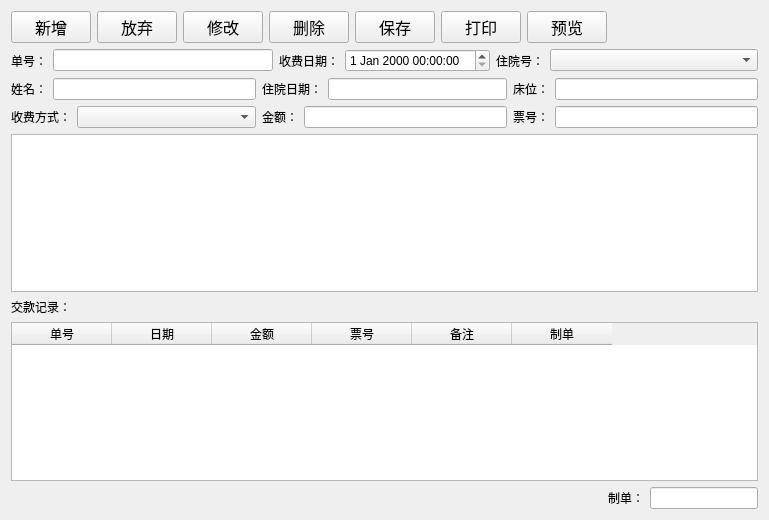
<?xml version="1.0" encoding="UTF-8"?>
<ui version="4.0">
 <class>HospitalisationPay</class>
 <widget class="QWidget" name="HospitalisationPay">
  <property name="geometry">
   <rect>
    <x>0</x>
    <y>0</y>
    <width>769</width>
    <height>520</height>
   </rect>
  </property>
  <property name="windowTitle">
   <string>住院交押金</string>
  </property>
  <layout class="QVBoxLayout" name="verticalLayout_2">
   <item>
    <layout class="QHBoxLayout" name="horizontalLayout_14">
     <item>
      <widget class="QPushButton" name="addButton">
       <property name="sizePolicy">
        <sizepolicy hsizetype="Fixed" vsizetype="Fixed">
         <horstretch>0</horstretch>
         <verstretch>0</verstretch>
        </sizepolicy>
       </property>
       <property name="font">
        <font>
         <family>Agency FB</family>
         <pointsize>12</pointsize>
        </font>
       </property>
       <property name="text">
        <string>新增</string>
       </property>
      </widget>
     </item>
     <item>
      <widget class="QPushButton" name="discardButton">
       <property name="sizePolicy">
        <sizepolicy hsizetype="Fixed" vsizetype="Fixed">
         <horstretch>0</horstretch>
         <verstretch>0</verstretch>
        </sizepolicy>
       </property>
       <property name="font">
        <font>
         <family>Agency FB</family>
         <pointsize>12</pointsize>
        </font>
       </property>
       <property name="text">
        <string>放弃</string>
       </property>
      </widget>
     </item>
     <item>
      <widget class="QPushButton" name="editButton">
       <property name="sizePolicy">
        <sizepolicy hsizetype="Fixed" vsizetype="Fixed">
         <horstretch>0</horstretch>
         <verstretch>0</verstretch>
        </sizepolicy>
       </property>
       <property name="font">
        <font>
         <family>Agency FB</family>
         <pointsize>12</pointsize>
        </font>
       </property>
       <property name="text">
        <string>修改</string>
       </property>
      </widget>
     </item>
     <item>
      <widget class="QPushButton" name="deleteButton">
       <property name="sizePolicy">
        <sizepolicy hsizetype="Fixed" vsizetype="Fixed">
         <horstretch>0</horstretch>
         <verstretch>0</verstretch>
        </sizepolicy>
       </property>
       <property name="font">
        <font>
         <family>Agency FB</family>
         <pointsize>12</pointsize>
        </font>
       </property>
       <property name="text">
        <string>删除</string>
       </property>
      </widget>
     </item>
     <item>
      <widget class="QPushButton" name="saveButton">
       <property name="sizePolicy">
        <sizepolicy hsizetype="Fixed" vsizetype="Fixed">
         <horstretch>0</horstretch>
         <verstretch>0</verstretch>
        </sizepolicy>
       </property>
       <property name="font">
        <font>
         <family>Agency FB</family>
         <pointsize>12</pointsize>
        </font>
       </property>
       <property name="text">
        <string>保存</string>
       </property>
      </widget>
     </item>
     <item>
      <widget class="QPushButton" name="printButton">
       <property name="sizePolicy">
        <sizepolicy hsizetype="Fixed" vsizetype="Fixed">
         <horstretch>0</horstretch>
         <verstretch>0</verstretch>
        </sizepolicy>
       </property>
       <property name="font">
        <font>
         <family>Agency FB</family>
         <pointsize>12</pointsize>
        </font>
       </property>
       <property name="text">
        <string>打印</string>
       </property>
      </widget>
     </item>
     <item>
      <widget class="QPushButton" name="previewButton">
       <property name="sizePolicy">
        <sizepolicy hsizetype="Fixed" vsizetype="Fixed">
         <horstretch>0</horstretch>
         <verstretch>0</verstretch>
        </sizepolicy>
       </property>
       <property name="font">
        <font>
         <family>Agency FB</family>
         <pointsize>12</pointsize>
        </font>
       </property>
       <property name="text">
        <string>预览</string>
       </property>
      </widget>
     </item>
     <item>
      <spacer name="horizontalSpacer_2">
       <property name="orientation">
        <enum>Qt::Horizontal</enum>
       </property>
       <property name="sizeHint" stdset="0">
        <size>
         <width>40</width>
         <height>20</height>
        </size>
       </property>
      </spacer>
     </item>
    </layout>
   </item>
   <item>
    <layout class="QVBoxLayout" name="verticalLayout_3">
     <item>
      <layout class="QVBoxLayout" name="verticalLayout">
       <item>
        <layout class="QHBoxLayout" name="horizontalLayout_4">
         <item>
          <layout class="QHBoxLayout" name="horizontalLayout">
           <item>
            <widget class="QLabel" name="label">
             <property name="text">
              <string>单号：</string>
             </property>
            </widget>
           </item>
           <item>
            <widget class="QLineEdit" name="sheetNoEdit">
             <property name="sizePolicy">
              <sizepolicy hsizetype="Expanding" vsizetype="Fixed">
               <horstretch>0</horstretch>
               <verstretch>0</verstretch>
              </sizepolicy>
             </property>
            </widget>
           </item>
          </layout>
         </item>
         <item>
          <layout class="QHBoxLayout" name="horizontalLayout_2">
           <item>
            <widget class="QLabel" name="label_2">
             <property name="text">
              <string>收费日期：</string>
             </property>
            </widget>
           </item>
           <item>
            <widget class="QDateTimeEdit" name="dateTimeEdit">
             <property name="sizePolicy">
              <sizepolicy hsizetype="Fixed" vsizetype="Fixed">
               <horstretch>0</horstretch>
               <verstretch>0</verstretch>
              </sizepolicy>
             </property>
            </widget>
           </item>
          </layout>
         </item>
         <item>
          <layout class="QHBoxLayout" name="horizontalLayout_3">
           <item>
            <widget class="QLabel" name="label_3">
             <property name="sizePolicy">
              <sizepolicy hsizetype="Fixed" vsizetype="Preferred">
               <horstretch>0</horstretch>
               <verstretch>0</verstretch>
              </sizepolicy>
             </property>
             <property name="text">
              <string>住院号：</string>
             </property>
            </widget>
           </item>
           <item>
            <widget class="QComboBox" name="hospitalNocomboBox">
             <property name="sizePolicy">
              <sizepolicy hsizetype="Expanding" vsizetype="Fixed">
               <horstretch>0</horstretch>
               <verstretch>0</verstretch>
              </sizepolicy>
             </property>
            </widget>
           </item>
          </layout>
         </item>
        </layout>
       </item>
       <item>
        <layout class="QHBoxLayout" name="horizontalLayout_8">
         <item>
          <layout class="QHBoxLayout" name="horizontalLayout_5">
           <item>
            <widget class="QLabel" name="label_4">
             <property name="text">
              <string>姓名：</string>
             </property>
            </widget>
           </item>
           <item>
            <widget class="QLineEdit" name="nameEdit"/>
           </item>
          </layout>
         </item>
         <item>
          <layout class="QHBoxLayout" name="horizontalLayout_6">
           <item>
            <widget class="QLabel" name="label_5">
             <property name="text">
              <string>住院日期：</string>
             </property>
            </widget>
           </item>
           <item>
            <widget class="QLineEdit" name="registrydateEdit"/>
           </item>
          </layout>
         </item>
         <item>
          <layout class="QHBoxLayout" name="horizontalLayout_7">
           <item>
            <widget class="QLabel" name="label_6">
             <property name="text">
              <string>床位：</string>
             </property>
            </widget>
           </item>
           <item>
            <widget class="QLineEdit" name="bedEdit"/>
           </item>
          </layout>
         </item>
        </layout>
       </item>
       <item>
        <layout class="QHBoxLayout" name="horizontalLayout_12">
         <item>
          <layout class="QHBoxLayout" name="horizontalLayout_9">
           <item>
            <widget class="QLabel" name="label_7">
             <property name="text">
              <string>收费方式：</string>
             </property>
            </widget>
           </item>
           <item>
            <widget class="QComboBox" name="chargemethodcomboBox">
             <property name="sizePolicy">
              <sizepolicy hsizetype="Expanding" vsizetype="Fixed">
               <horstretch>0</horstretch>
               <verstretch>0</verstretch>
              </sizepolicy>
             </property>
            </widget>
           </item>
          </layout>
         </item>
         <item>
          <layout class="QHBoxLayout" name="horizontalLayout_10">
           <item>
            <widget class="QLabel" name="label_8">
             <property name="text">
              <string>金额：</string>
             </property>
            </widget>
           </item>
           <item>
            <widget class="QLineEdit" name="amountEdit"/>
           </item>
          </layout>
         </item>
         <item>
          <layout class="QHBoxLayout" name="horizontalLayout_11">
           <item>
            <widget class="QLabel" name="label_9">
             <property name="text">
              <string>票号：</string>
             </property>
            </widget>
           </item>
           <item>
            <widget class="QLineEdit" name="lineEdit_6"/>
           </item>
          </layout>
         </item>
        </layout>
       </item>
      </layout>
     </item>
     <item>
      <widget class="QTextEdit" name="remarkEdit">
       <property name="font">
        <font>
         <family>Agency FB</family>
         <pointsize>12</pointsize>
        </font>
       </property>
      </widget>
     </item>
     <item>
      <widget class="QLabel" name="label_10">
       <property name="sizePolicy">
        <sizepolicy hsizetype="Fixed" vsizetype="Preferred">
         <horstretch>0</horstretch>
         <verstretch>0</verstretch>
        </sizepolicy>
       </property>
       <property name="text">
        <string>交款记录：</string>
       </property>
      </widget>
     </item>
     <item>
      <widget class="QTableWidget" name="tableWidget">
       <column>
        <property name="text">
         <string>单号</string>
        </property>
       </column>
       <column>
        <property name="text">
         <string>日期</string>
        </property>
       </column>
       <column>
        <property name="text">
         <string>金额</string>
        </property>
       </column>
       <column>
        <property name="text">
         <string>票号</string>
        </property>
       </column>
       <column>
        <property name="text">
         <string>备注</string>
        </property>
       </column>
       <column>
        <property name="text">
         <string>制单</string>
        </property>
       </column>
      </widget>
     </item>
     <item>
      <layout class="QHBoxLayout" name="horizontalLayout_13">
       <item>
        <spacer name="horizontalSpacer">
         <property name="orientation">
          <enum>Qt::Horizontal</enum>
         </property>
         <property name="sizeHint" stdset="0">
          <size>
           <width>40</width>
           <height>20</height>
          </size>
         </property>
        </spacer>
       </item>
       <item>
        <widget class="QLabel" name="label_11">
         <property name="text">
          <string>制单：</string>
         </property>
        </widget>
       </item>
       <item>
        <widget class="QLineEdit" name="sheetmakerEdit">
         <property name="sizePolicy">
          <sizepolicy hsizetype="Fixed" vsizetype="Fixed">
           <horstretch>0</horstretch>
           <verstretch>0</verstretch>
          </sizepolicy>
         </property>
        </widget>
       </item>
      </layout>
     </item>
    </layout>
   </item>
  </layout>
 </widget>
 <layoutdefault spacing="6" margin="11"/>
 <resources/>
 <connections/>
</ui>
